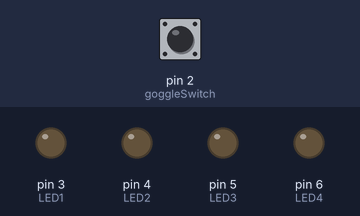
The sketch below on a simulated Arduino Uno, built with avr-gcc and run on an emulated ATmega328P. Shown: output pins drawn as LEDs (lit = HIGH). The inputs (shaded band) are chosen by the test bench; at power-on: pin 2 (goggleSwitch) LOW.

Above: at 1.2 s.
1.3 s: pin 2 (goggleSwitch) pulled HIGH for 0.15 s
At 1.37 s:
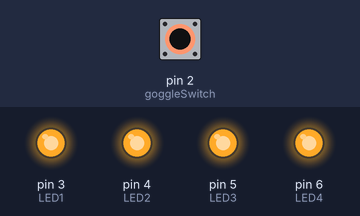
2.9 s: pin 2 (goggleSwitch) pulled HIGH for 3.2 s
At 6.8 s:
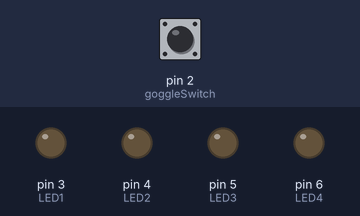
Timing chart, 0 to 8.3 s (numbered marks = the images above; inputs shaded):
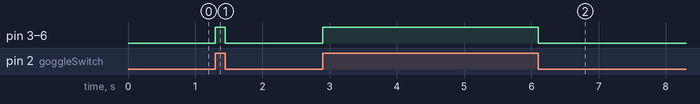

The sketch:

barbie_bo.ino
```cpp
//Code for the barbie box Burning man 2016

const int goggleSwitch= 2; //pin for goggle switch
int switchState = 0;

const int LED1 = 3; //pin for LED 1
const int LED2 = 4; //pin for LED 2
const int LED3 = 5; //pin for LED 3
const int LED4 = 6; //pin for LED 4

void setup() {

  pinMode(goggleSwitch, INPUT);
  pinMode(LED1, OUTPUT);
  pinMode(LED2, OUTPUT);
  pinMode(LED3, OUTPUT);
  pinMode(LED4, OUTPUT);


}

void loop() {
switchState = digitalRead(goggleSwitch);

if (switchState == HIGH){
    digitalWrite(LED1, HIGH);
    digitalWrite(LED2, HIGH);
    digitalWrite(LED3, HIGH);
    digitalWrite(LED4, HIGH);
}
else {
  digitalWrite(LED1, LOW);
  digitalWrite(LED2, LOW);
  digitalWrite(LED3, LOW);
  digitalWrite(LED4, LOW);

}
}
```

Measured:
- after the input at 1.3 s, pin 3 (LED1), pin 4 (LED2), pin 5 (LED3), pin 6 (LED4): LOW → HIGH at once, → LOW 0.15 s later
- after the input at 2.9 s, pin 3 (LED1), pin 4 (LED2), pin 5 (LED3), pin 6 (LED4): LOW → HIGH at once, → LOW 3.2 s later
